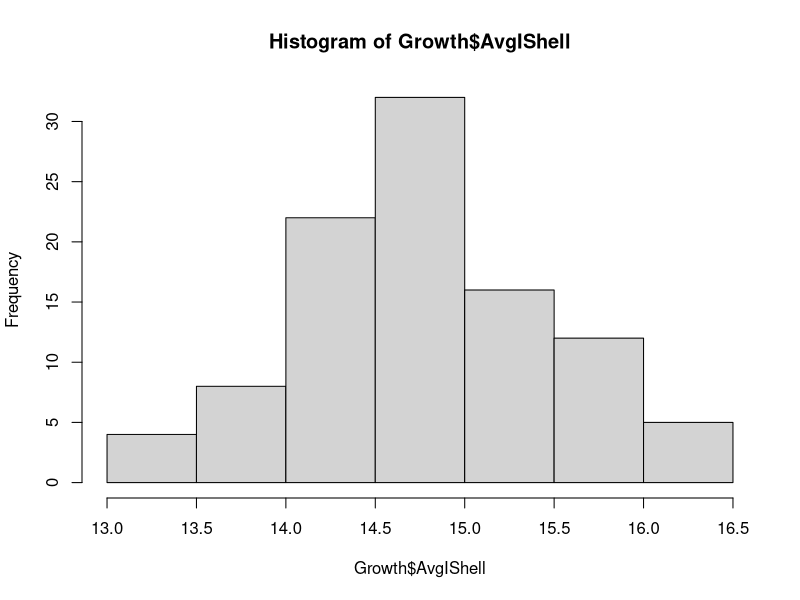
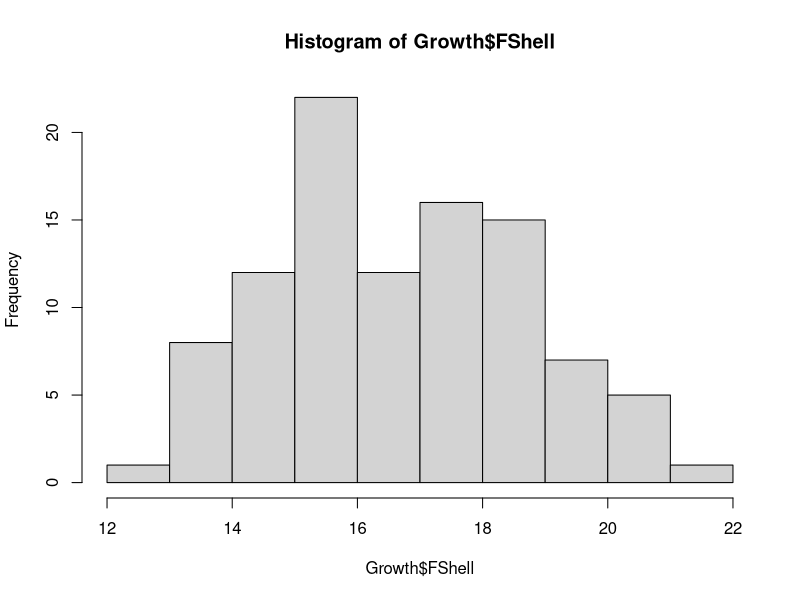

The R script that drew these images, in order:
# Assess growth, survival 

# Import growth data 
Growth <- read.csv("data/GeoduckGrowth.csv", header=TRUE, stringsAsFactors = T, na.strings = "NA")
Growth$Growth <- Growth$FShell - Growth$AvgIShell

# Get growth summary stats
mean(Growth$AvgIShell) #Mean shell length prior to deployment
sd(Growth$AvgIShell) #SD shell length prior to deployment
mean(Growth$FShell) #Mean shell length at retrieval
sd(Growth$FShell) #SD shell length at retrieval

# Check out if growth significantly differed between habitat, site, and both
par(mfrow=c(1,1))
hist(Growth$AvgIShell) #normal dist? 
hist(Growth$FShell) #normal dist? 

anova(lm(Growth ~ Bay*Habitat, data=Growth)) #no growth differences between habitats within bays, so now look at all combination of bays 

anova(lm(Growth ~ Bay, data=Growth)) # yes, growth differences between bays. 

# See which bays had diff. growth. Pull t-value and p-values from summary() with various Bay as the reference factors 
Growth$Bay<-relevel(Growth$Bay, ref = "CI")
summary(lm(Growth ~ Bay, data=Growth))

Growth$Bay<-relevel(Growth$Bay, ref = "FB")
summary(lm(Growth ~ Bay, data=Growth))

Growth$Bay<-relevel(Growth$Bay, ref = "PG")
summary(lm(Growth ~ Bay, data=Growth))

# Growth comparisons between Bays - no diff. within southern, and within northern bays
# Estimate    Std. Error    t value     Pr(>|t|)    
# CI-FB         3.0585     0.5022   6.091 2.38e-08 ***
# CI-PG         3.2551     0.4980   6.536 3.13e-09 ***
# CI-WB         1.0952     0.4870   2.249   0.0268 *  
# FB-PG         0.1966     0.4622   0.425    0.672    
# FB-WB        -1.9634     0.4503  -4.360 3.29e-05 ***
# PG-WB        -2.1599     0.4456  -4.847 4.88e-06 ***

# How significant was the growth by region? 
anova(lm(Growth ~ Region, data=Growth)) 

Growth$Percent <- (((Growth$Growth+Growth$AvgIShell)/Growth$AvgIShell)-1)*100
aggregate(Percent ~ Both, Growth, mean)
aggregate(Percent ~ Both, Growth, sd)


# Survival statistics
Survival <- read.csv("data/Geoduck-Survival.csv", header=TRUE, stringsAsFactors = TRUE)
chisq.test(table(Survival$Survival, Survival$Both)) #not significant  
chisq.test(table(Survival$Survival, Survival$Bay)) #not significant  
chisq.test(table(Survival$Survival, Survival$Region)) #not significant  
anova(lm(Survival ~ Bay*Patch, data=Survival)) #No difference in survival between site or habitat
